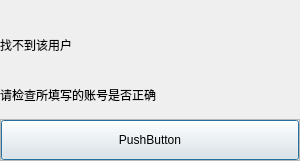
<?xml version="1.0" encoding="UTF-8"?>
<ui version="4.0">
 <class>FindFailDlg</class>
 <widget class="QDialog" name="FindFailDlg">
  <property name="geometry">
   <rect>
    <x>0</x>
    <y>0</y>
    <width>300</width>
    <height>161</height>
   </rect>
  </property>
  <property name="windowTitle">
   <string>Dialog</string>
  </property>
  <layout class="QVBoxLayout" name="verticalLayout">
   <property name="spacing">
    <number>0</number>
   </property>
   <property name="leftMargin">
    <number>0</number>
   </property>
   <property name="topMargin">
    <number>0</number>
   </property>
   <property name="rightMargin">
    <number>0</number>
   </property>
   <property name="bottomMargin">
    <number>0</number>
   </property>
   <item>
    <spacer name="verticalSpacer">
     <property name="orientation">
      <enum>Qt::Orientation::Vertical</enum>
     </property>
     <property name="sizeType">
      <enum>QSizePolicy::Policy::Fixed</enum>
     </property>
     <property name="sizeHint" stdset="0">
      <size>
       <width>20</width>
       <height>20</height>
      </size>
     </property>
    </spacer>
   </item>
   <item>
    <widget class="QLabel" name="lbFail">
     <property name="text">
      <string>找不到该用户</string>
     </property>
    </widget>
   </item>
   <item>
    <widget class="QLabel" name="lbFail2">
     <property name="text">
      <string>请检查所填写的账号是否正确</string>
     </property>
    </widget>
   </item>
   <item>
    <widget class="QFrame" name="frame">
     <property name="sizePolicy">
      <sizepolicy hsizetype="Preferred" vsizetype="Fixed">
       <horstretch>0</horstretch>
       <verstretch>0</verstretch>
      </sizepolicy>
     </property>
     <property name="frameShape">
      <enum>QFrame::Shape::StyledPanel</enum>
     </property>
     <property name="frameShadow">
      <enum>QFrame::Shadow::Raised</enum>
     </property>
     <layout class="QVBoxLayout" name="verticalLayout_2">
      <property name="spacing">
       <number>0</number>
      </property>
      <property name="leftMargin">
       <number>0</number>
      </property>
      <property name="topMargin">
       <number>0</number>
      </property>
      <property name="rightMargin">
       <number>0</number>
      </property>
      <property name="bottomMargin">
       <number>0</number>
      </property>
      <item>
       <widget class="QPushButton" name="btnFailSure">
        <property name="minimumSize">
         <size>
          <width>0</width>
          <height>40</height>
         </size>
        </property>
        <property name="text">
         <string>PushButton</string>
        </property>
       </widget>
      </item>
     </layout>
    </widget>
   </item>
  </layout>
 </widget>
 <resources/>
 <connections/>
</ui>
